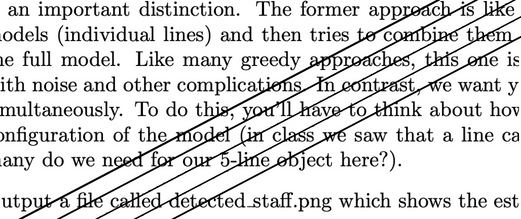
#> input picture part1/sample-input.png, 521 x 219 px
$ python staff_finder.py sample-input.png
#> lines starting #> are read from the running program, lines starting #| are printed output that depends on the picture
#> further down, image is the input picture: PIL image 521x219 L; min 0, max 255, mean 216.3
# Title : Hough Transforms
# Authors:
#   Davyn Hartono - dbharton
#   Atharva Pore - apore
#   Sravya Vujjini - svujjin
#   Sanjana Jairam - sjairam


import sys
import numpy as np
from PIL import Image, ImageDraw, ImageFilter


def hough_transform(image):

    # Detect edges using FIND_EDGES from ImageFilter library
    edges = gray_image.filter(ImageFilter.FIND_EDGES)
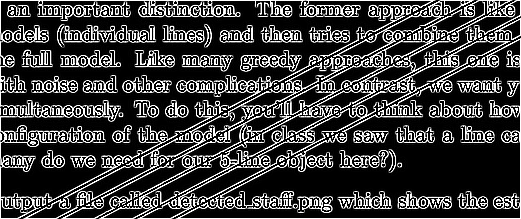
#> edges: PIL image 521x219 L; min 0, max 255, mean 62.7
    edges_array = np.array(edges)

    # Defining the Hough space
    height, width = edges_array.shape
#> height = 219; width = 521
    dist_max = np.ceil(np.sqrt(height**2 + width**2))
#> dist_max = 566
    rho_step = 1
    theta_step = np.pi/180
    accumulator = np.zeros((int(2 * dist_max // rho_step), int(180 // theta_step)))

    # Looping over all edge points and possible angles in range of 80 to 180 degrees
    edge_points = edges.load()
    for x in range(width):
        for y in range(height):
            if edge_points[x, y] == 255:


                for theta_index in range(80, 180, 24):
                    theta = (theta_index - 90) * theta_step
                    rho = x * np.cos(theta) + y * np.sin(theta)
                    rho_index = int(round(rho / rho_step)) + int(dist_max // rho_step)
                    accumulator[rho_index, theta_index] += 1

    return accumulator, dist_max, theta_step, rho_step


def detect_hough_lines(image, num_lines=5):
    accumulator, dist_max, theta_step, rho_step = hough_transform(image)
#> dist_max = 566; theta_step = 0.0175; rho_step = 1

    # Locate the peaks in the Hough space
    peaks = []
    for i in range(num_lines):
        rho_index, theta_index = np.unravel_index(np.argmax(accumulator), accumulator.shape)
        rho = (rho_index - int(dist_max // rho_step)) * rho_step
        theta = (theta_index - 90) * theta_step
        peaks.append((rho, theta))

        # To prevent overlapping lines, zeroed out the adjacent cells in the accumulator
        for j in range(-10, 10):
            for k in range(-10, 10):
                if theta_index+k >= 0 and theta_index+k < accumulator.shape[1] and rho_index+j >= 0 and rho_index+j < accumulator.shape[0]:
                    accumulator[rho_index+j, theta_index+k] = 0
#> this loop made 5 passes
#> (rho_index, rho) on passes 1 to 5: (767, 201), (790, 224), (804, 238), (821, 255), (839, 273)
#> after the loop, peaks = [(201, 1.08), (224, 1.08), (238, 1.08), (255, 1.08), (273, 1.08)]

    # Drawing the detected lines on the original image
    image = image.convert('RGB')
#> image: PIL image 521x219 RGB
    draw = ImageDraw.Draw(image)
    for rho, theta in peaks:
        a = np.cos(theta)
        b = np.sin(theta)
        x0 = a * rho
        y0 = b * rho
        x1 = int(x0 + 1000*(-b))
        y1 = int(y0 + 1000*(a))
        x2 = int(x0 - 1000*(-b))
        y2 = int(y0 - 1000*(a))

        draw.line((x1, y1, x2, y2), fill="red", width=4)

        image.save("detected_staff.png")
#> this loop made 5 passes
#> (rho, x0, y0, x1, y1, x2, y2) on passes 1 to 5: (201, 94.36, 177.5, -788, 646, 977, -291), (224, 105.2, 197.8, -777, 667, 988, -271), (238, 111.7, 210.1, -771, 679, 994, -259), (255, 119.7, 225.2, -763, 694, 1002, -244), (273, 128.2, 241, -754, 710, 1011, -228)
#> pass 1, in detect_hough_lines, `image.save("detected_staff.png")`:
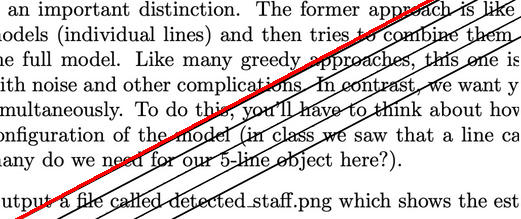
#> saved as detected_staff.png: PIL image 521x219 RGB; mean R, G, B 217.4, 213.7, 213.7
#> pass 2, in detect_hough_lines, `image.save("detected_staff.png")`:
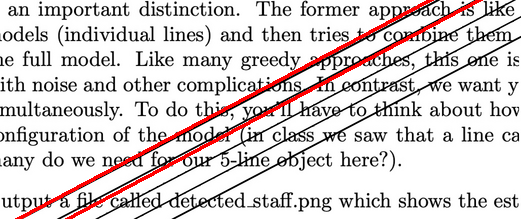
#> saved as detected_staff.png: PIL image 521x219 RGB; mean R, G, B 218.1, 210.6, 210.6
#> after the loop:
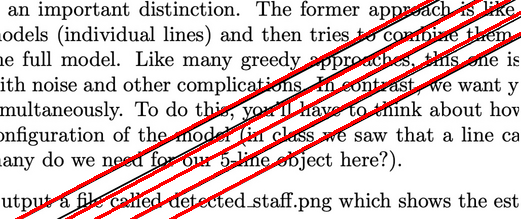
#> image: PIL image 521x219 RGB; mean R, G, B 221.1, 203.2, 203.2

if __name__ == '__main__':

    if(len(sys.argv) < 2):
        raise Exception("error: please give an input image name as a parameter, like this: \n"
                        "python3 staff_finder.py sample-input.png")

    image = Image.open(sys.argv[1])
    gray_image = image.convert('L')
    detect_hough_lines(gray_image)

$ run again, with part1/Hough Transform.png copied over part1/sample-input.png
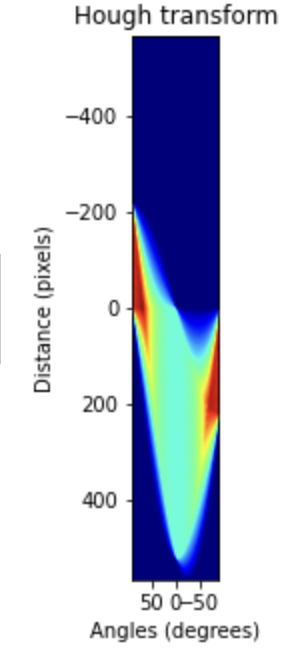
#> input picture part1/Hough Transform.png, 290 x 648 px
#> image is the input picture: PIL image 290x648 RGBA; mean R, G, B, A 197, 203.8, 220, 255
#> in hough_transform, `edges = gray_image.filter(ImageFilter.FIND_EDGES)`:
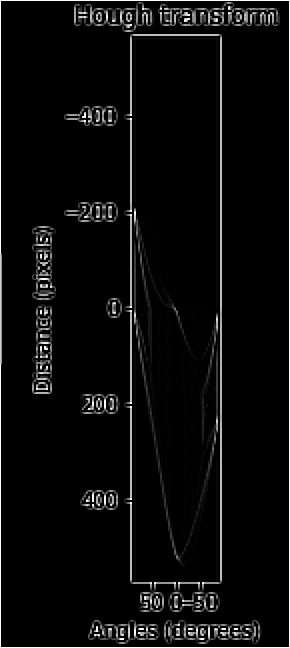
#> edges: PIL image 290x648 L; min 0, max 255, mean 11.3
#> in detect_hough_lines, `accumulator, dist_max, theta_step, rho_step = hough_transform(image)`: dist_max = 710; theta_step = 0.0175; rho_step = 1
#> the loop in detect_hough_lines, `for i in range(num_lines):` made 5 passes
#> (rho_index, theta_index, rho, theta) on passes 1 to 5: (1361, 176, 651, 1.5), (696, 80, -14, -0.175), (728, 176, 18, 1.5), (713, 176, 3, 1.5), (1373, 176, 663, 1.5)
#> after the loop in detect_hough_lines, `for i in range(num_lines):`: peaks = [(651, 1.5), (-14, -0.175), (18, 1.5), (3, 1.5), (663, 1.5)]
#> the loop in detect_hough_lines, `for rho, theta in peaks:` made 5 passes
#> (rho, theta, a, b, x0, y0, x1, y1) on passes 1 to 5: (651, 1.5, 0.0698, 0.998, 45.41, 649.4, -952, 719), (-14, -0.175, 0.985, -0.174, -13.79, 2.43, 159, 987), (18, 1.5, 0.0698, 0.998, 1.26, 17.96, -996, 87), (3, 1.5, 0.0698, 0.998, 0.209, 2.99, -997, 72), (663, 1.5, 0.0698, 0.998, 46.25, 661.4, -951, 731)
#> pass 2, in detect_hough_lines, `image.save("detected_staff.png")`:
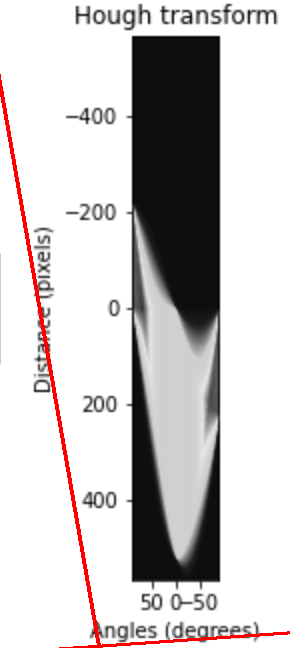
#> saved as detected_staff.png: PIL image 290x648 RGB; mean R, G, B 203.9, 199.9, 199.9
